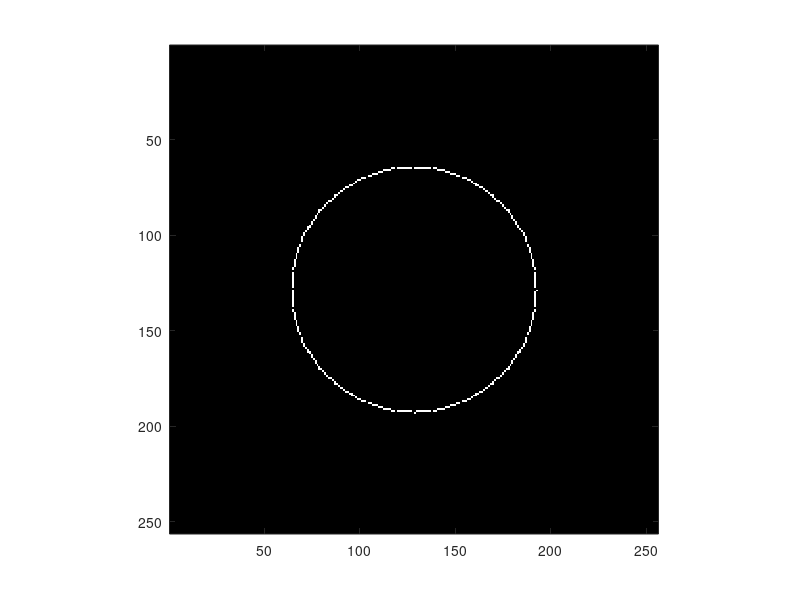
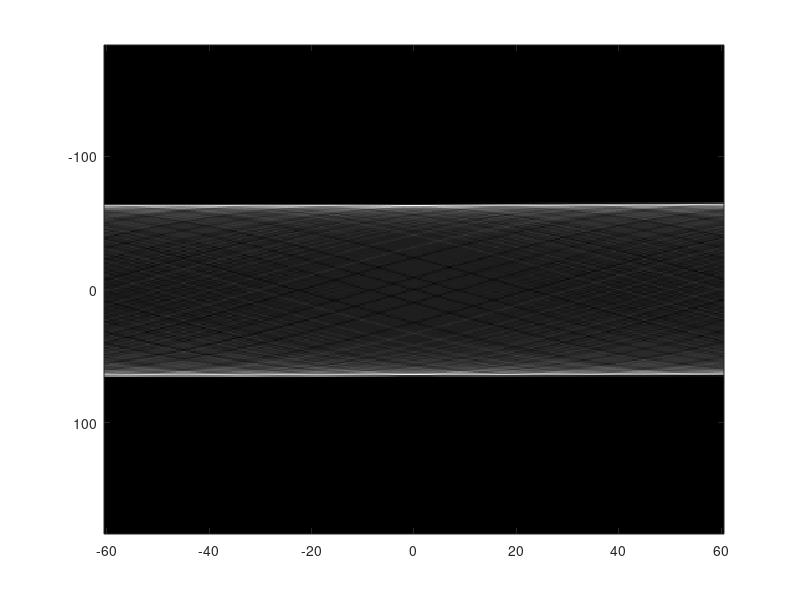
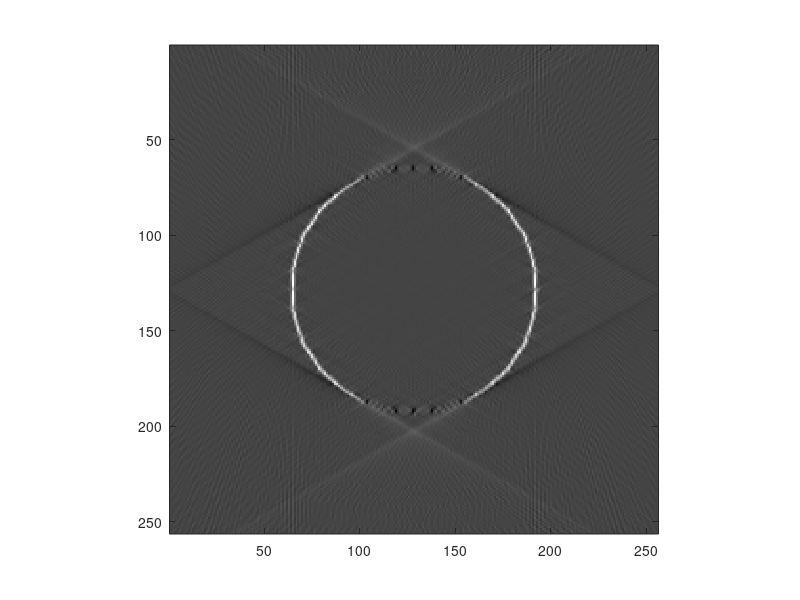

The MATLAB script that drew these images, in order: (Note: this script raises an error after producing the figures.)
tilts = [-60:60];
% Create a simple image
imSize = 256;
im = zeros(imSize);
center = floor(size(im)/2) + 1;
r = imSize / 4;
for i=0:359
  idxX = floor(r * cos(i*pi/180) + center(1));
  idxY = floor(r * sin(i*pi/180) + center(2));
  im(idxX, idxY) = 1;
end
figure(1);
imagesc(im);
colormap(gray(256))
axis('image')

% Compute the radon transform
rad = radon(im, tilts);
idxY = [-floor(size(rad,1) /2):floor(size(rad,1) /2)];

figure(2)
imagesc(tilts, idxY, rad);
colormap(gray(256))

% Compute the inverse radon transform
irad = iradon(rad, tilts);
irad = irad(2:end-1, 2:end-1);
figure(3)
imagesc(irad)
colormap(gray(256))
axis('image')

% Compute the wedge masked image
%wedge = av3_wedge(zeros(imSize,1,imSize), min(tilts)+10, max(tilts)-10);
%wedge = squeeze(wedge(:,1,:))';
% Create a smoothed wedge mask
%g = gausswin(20);
%G = (g * g') ./ sum(g(:));
%smooth_wedge = conv2(wedge, G, 'same');
%wedge = smooth_wedge;

szIM = [imSize imSize];
center = floor(szIM / 2) + 1;
[fy fx] = ndgrid(([1:szIM(1)] - center(1)) ./ szIM(1), ...
                 ([1:szIM(2)] - center(2)) ./ szIM(2));

angle = atan2(fy, fx);
fmag = sqrt(fx .^ 2 + fy .^ 2);

% Missing wedge filter
maxTilt = max(tilts) * pi / 180;
minTilt = min(tilts) * pi / 180;

zeroMask = (fx >= 0) & (angle <= maxTilt) & (angle >= minTilt) ...
    | (fx < 0) & (angle <= maxTilt-pi)  ...
    | (fx < 0) & (angle >= minTilt+pi);
transwidth = 10 * pi /180;
transMaskMaxPlus = 1 - gaussian(atan2(fy, fx), maxTilt, transwidth);
transMaskMaxMinus = 1 - gaussian(atan2(fy, fx), maxTilt-pi, transwidth);
transMaskMinPlus = 1 - gaussian(atan2(fy, fx), minTilt, transwidth);
transMaskMinMinus = 1 - gaussian(atan2(fy, fx), minTilt+pi, transwidth);
wedge = zeroMask .* transMaskMaxPlus .* transMaskMaxMinus ...
    .* transMaskMinPlus .* transMaskMinMinus;% .* fMask;

figure(4)
imagesc(wedge)
colormap(gray(256))

IRAD = fftshift(fft2(irad));
wIRAD = IRAD .* wedge;
figure(5)
set(5, 'position', get(4, 'position'));
imagesc(log10(abs(wIRAD)))
colormap(gray(256))

wirad = ifft2(ifftshift(wIRAD));
figure(6)
set(6, 'position', get(3, 'position'));
imagesc(real(wirad))
colormap(gray(256))
axis('image')

% Interpolate the radon transform to attempt to remove the artifacts
figure(7)
set(7, 'position', get(3, 'position'));
tiltsInterp = [-70:0.5:70];
zEnd = zeros(length(idxY), 1);
radInterp = interpn(idxY', [-70 tilts 70], [zEnd rad zEnd], idxY', tiltsInterp);
iradInterp = iradon(radInterp, tiltsInterp);
iradInterp = iradInterp(2:end-1, 2:end-1);
imagesc(iradInterp)


% There is really no difference between masking and not masking
% what about noise?
% the missing wedge clearly affects the vertical direction ambiguity in the
% cross correlation
